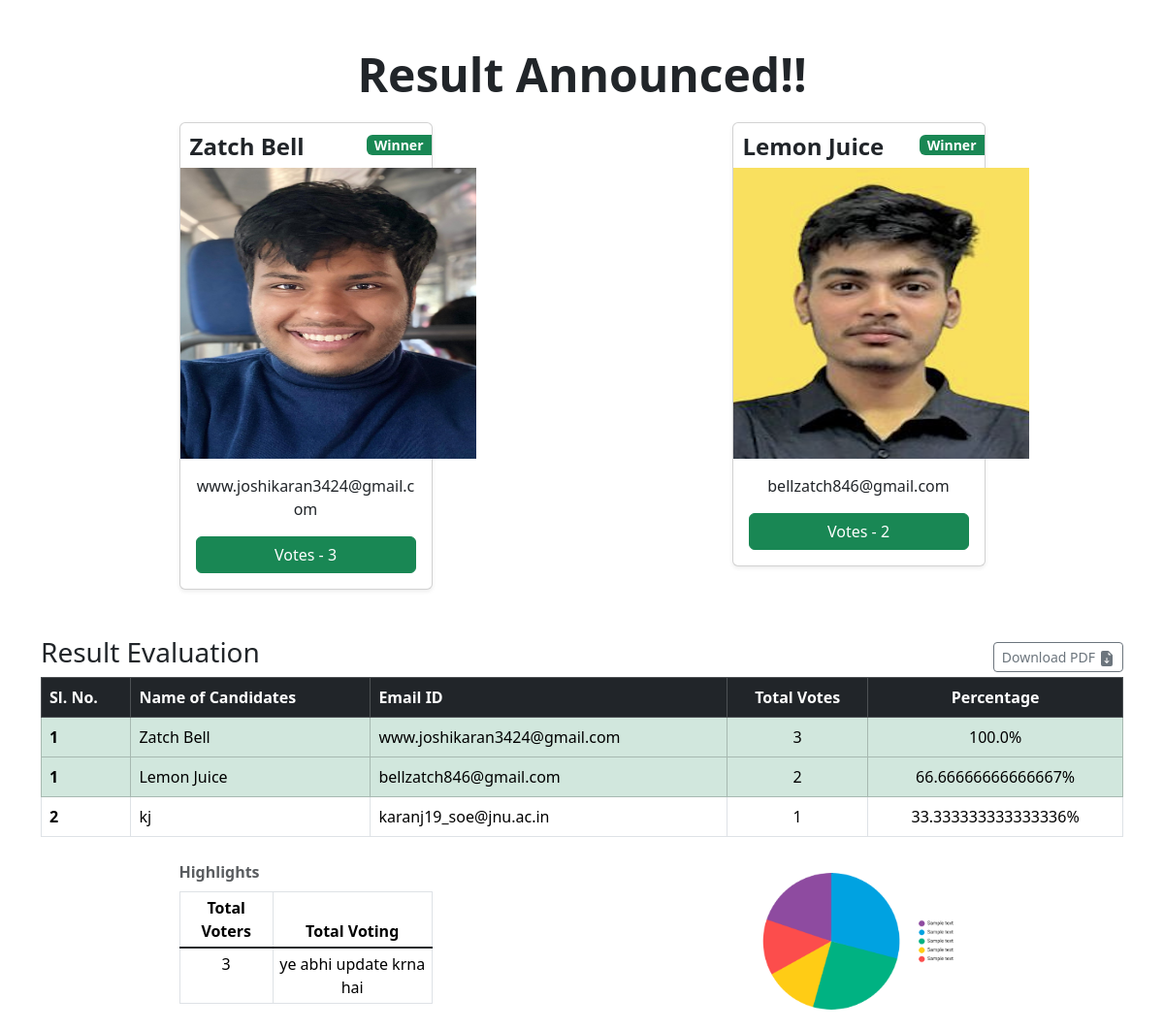
Page /1/result on the committed database.
### application/models.py (models this page shows)
class User(db.Model):
    id=db.Column(db.Integer,primary_key=True)
    name=db.Column(db.String())
    registered=db.Column(db.Boolean,default=False)
    otp=db.Column(db.Integer)
    email=db.Column(db.String(),nullable=False,unique=True)
    pwd=db.Column(db.String())
    login=db.Column(db.Boolean,default=False)
    gender=db.Column(db.String(),default='x')
    school=db.Column(db.String(),default='x')
    batch=db.Column(db.String(),default='x')
    branch=db.Column(db.String(),default='x')
    candidateProfile=db.Column(db.String(120),nullable=True)
    events=db.relationship('Event',backref='user')
    votes=db.relationship('Vote',backref='user')

class Vote(db.Model):
    id=db.Column(db.Integer,primary_key=True)
    eventId=db.Column(db.Integer,db.ForeignKey('event.id'))
    userId=db.Column(db.Integer,db.ForeignKey('user.id'))
    role=db.Column(db.String())
    candidature=db.Column(db.Integer,default=-1)
    motive=db.Column(db.String())
    branch=db.Column(db.String())
    gender=db.Column(db.String())
    vCount=db.Column(db.Integer,default=0)
    vote=db.Column(db.Boolean,default=False)

### application/controllers.py (the view)
@app.route('/<eventId>/result')
def result(eventId):
    winners=[]
    losers=[]
    check=Vote.query.filter_by(eventId=eventId).all()
    e=Event.query.get(eventId)
    numWinners=e.numWinners
    count=0
    mList=[]
    for i in check:
        if(i.role=='candidate' and i.candidature==0):
            j=User.query.get(i.userId)
            mList.append((j,i,i.vCount))
    mList.sort(reverse=True,key=lambda x:x[2])
    for i,j,k in mList[:numWinners]:
        winners.append((i,j))
    for i,j,k in mList[numWinners:]:
        losers.append((i,j))
    return render_template('result.html',winners=winners,losers=losers,voterCount=e.voterCount)

### templates/result.html (shortened to what this page needs)
<!DOCTYPE html>
<html lang="en">
<head>
    <link href="https://cdn.jsdelivr.net/npm/bootstrap@5.3.3/dist/css/bootstrap.min.css" rel="stylesheet">
</head>
<body>
    <div class="container pt-5">
        <p class="text-center display-5 fw-bold">Result Announced!!</p>
    </div>
    <div class="container pt-1">
        <div class="album bg-body">
          <div class="container">
            <div class="row row-cols-1 row-cols-sm-3 row-cols-md-4 g-5">
              {%for winner,voter in winners%}
                <div class="container pt-5">
                    <div class="col">
                        <div class="card shadow-sm">
                          <div style="display: flex; align-items: center; justify-content: space-between;">
                            <h4 style="font-weight:550; margin-top: 10px; margin-left: 10px;">{{winner.name}}</h4>
                            <small class="bg-success fw-bold text-white px-2 rounded-start">Winner</small>
                          </div>
                          <img src="/static/images/{{winner.candidateProfile}}" alt="" width="305px" height="300px">
                          <div class="card-body">
                            <p class="card-text text-center">{{winner.email}}</p>
                            <div class="d-grid">
                              <a type="button" class="btn btn-success" >Votes - {{voter.vCount}}</a>
                            </div>
                          </div>
                        </div>
                    </div>
                </div>
              {%endfor%}
          </div>
        </div>
      </div>
    </div>
  <div class="container pt-5">
    <div style="display: flex; align-items: center; justify-content: space-between;">
        <h4 class="fs-3">Result Evaluation</h4>
        <a type="button" class="btn btn-outline-secondary btn-sm d-flex align-items-center">Download PDF
            <div style="margin-left:4px">
            </div>
        </a>
    </div>
    <div class="table-responsive">
        <table class="table table-hover table-bordered">
            <thead>
                <tr class="table-dark">
                  <th scope="col">Sl. No.</th>
                  <th scope="col">Name of Candidates</th>
                  <th scope="col">Email ID</th>
                  <th scope="col" class="text-center">Total Votes</th>
                  <th scope="col" class="text-center">Percentage</th>
                </tr>
              </thead>
              <tbody>
                {%for winner,voter in winners%}
                <tr class="table-success">
                  <th scope="row">1</th>
                  <td>{{winner.name}}</td>
                  <td>{{winner.email}}</td>
                  <td class="text-center">{{voter.vCount}}</td>
                  <td class="text-center">{{voter.vCount*100/voterCount}}%</td>
                </tr>
                {%endfor%}
                {%for loser,voter in losers%}
                <tr>
                  <th scope="row">2</th>
                  <td>{{loser.name}}</td>
                  <td>{{loser.email}}</td>
                  <td class="text-center">{{voter.vCount}}</td>
                  <td class="text-center">{{voter.vCount*100/voterCount}}%</td>
                </tr>
                {%endfor%}
              </tbody>
        </table>
      </div>
  </div>
  <div class="container pt-5">
    <div class="album bg-body">
      <div class="container">
        <div class="row row-cols-1 row-cols-sm-3 row-cols-md-4 g-5">
          <div class="container">
            <div class="table-responsive">
                <table class="table table-sm caption-top table-bordered">
                    <caption><b>Highlights</b></caption>
                    <thead>
                      <tr>
                        <th scope="col" class="text-center">Total Voters</th>
                        <th scope="col" class="text-center">Total Voting</th>
                      </tr>
                    </thead>
                    <tbody class="table-group-divider">
                      <tr>
                        <td class="text-center">{{voterCount}}</td>
                        <td class="text-center">ye abhi update krna hai</td>
                      </tr>
                    </tbody>
                  </table>
            </div>
          </div>
          <div class="container">
            <img src="/static/pie-chart.png" class="img-fluid" alt="...">
          </div>
        </div>
      </div>
    </div>
</div>
</body>
</html>

### rows in the picture
User: name "Zatch Bell", candidateProfile (picture), email "www.joshikaran3424@gmail.com", vCount "3", voter.vCount*100/voterCount "100.0"
User: name "Lemon Juice", candidateProfile (picture), email "bellzatch846@gmail.com", vCount "2", voter.vCount*100/voterCount "66.66666666666667"
User: name "kj", email "karanj19_soe@jnu.ac.in", vCount "1", voter.vCount*100/voterCount "33.333333333333336"

### other values in the picture
{{ voterCount }} "3"
